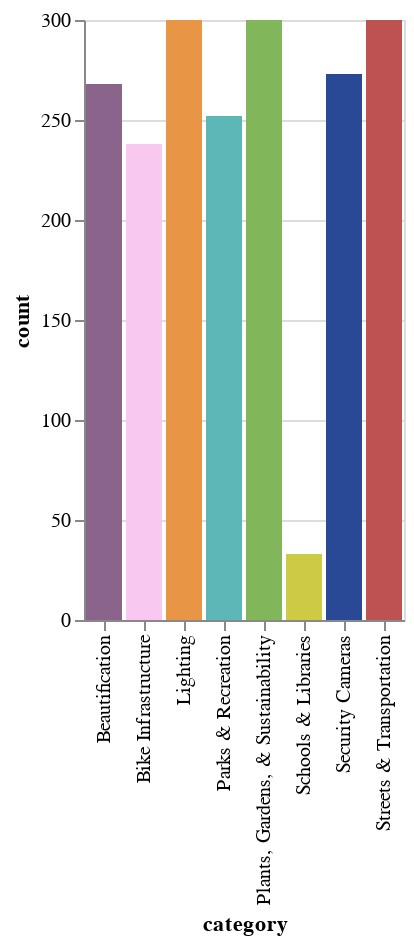

Notebook cell for this chart:
### Code cell
alt.Chart(count_cats).mark_bar().encode(
    x='category',
    y='count'
).encode(
    x='category',
    color=alt.Color('color').scale(None)
)

### Figure 1 — Vega-Lite specification as saved in the notebook (floating-point values rounded to 4 significant figures)
{"config": {"view": {"continuousWidth": 300, "continuousHeight": 300}}, "data": {"name": "data-921fd293a96b271cdedf6264183ec95a"}, "mark": {"type": "bar"}, "encoding": {"color": {"field": "color", "scale": null, "type": "nominal"}, "x": {"field": "category", "type": "nominal"}, "y": {"field": "count", "type": "quantitative"}}, "$schema": "https://vega.github.io/schema/vega-lite/v5.20.1.json", "datasets": {"data-921fd293a96b271cdedf6264183ec95a": [{"category": "Beautification", "count": 268, "color": "#8B648B"}, {"category": "Bike Infrastructure", "count": 238, "color": "#F8C8F1"}, {"category": "Lighting", "count": 300, "color": "#E89545"}, {"category": "Parks & Recreation", "count": 252, "color": "#5DB7B7"}, {"category": "Plants, Gardens, & Sustainability", "count": 300, "color": "#82B65B"}, {"category": "Schools & Libraries", "count": 33, "color": "#cdcb44"}, {"category": "Security Cameras", "count": 273, "color": "#294896"}, {"category": "Streets & Transportation", "count": 300, "color": "#BE5151"}]}}
